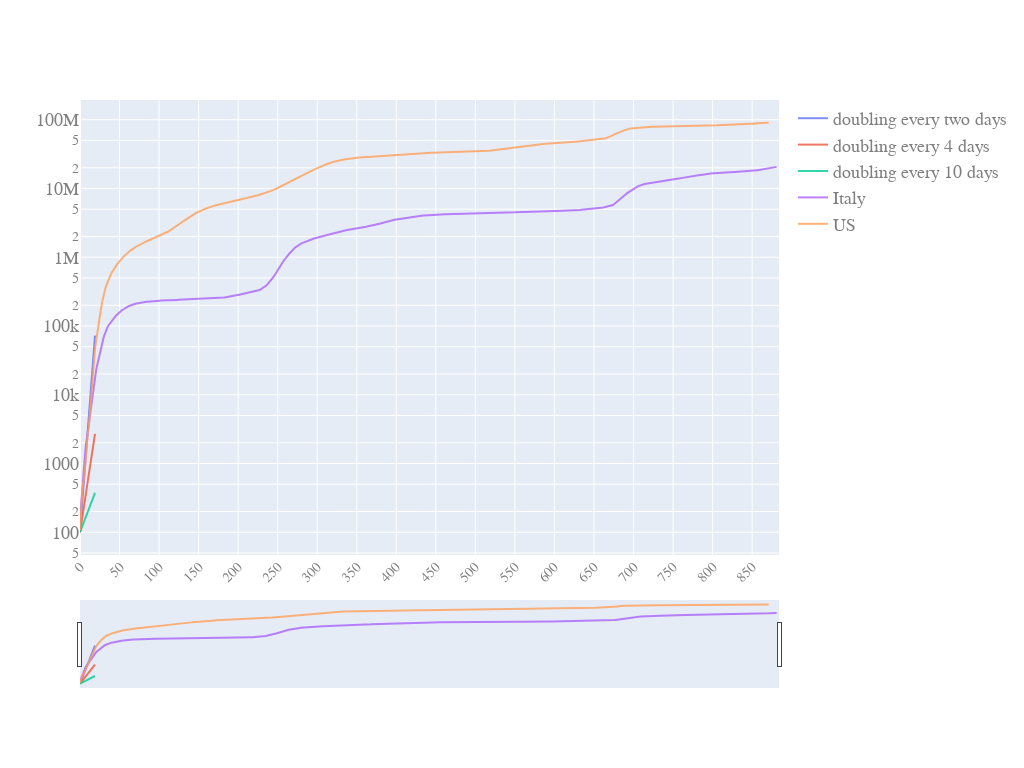

The notebook cell saved with this chart:
### Code cell
generate_plot(pd_sync_timelines_w_slope.date,
           pd_sync_timelines_w_slope.iloc[:,0:5],
           y_scale='log',
           slider=True)

### Figure 1 — Plotly figure (JSON) as saved in the notebook; plotly's stock layout.template omitted (floating-point values rounded to 4 significant figures; data arrays with more than 128 entries replaced by an {"elided": "..."} marker saying what was removed)
{"data": [{"name": "doubling every two days", "opacity": 0.8, "type": "scatter", "x": {"elided": "885 int values"}, "y": {"elided": "885 float values"}}, {"name": "doubling every 4 days", "opacity": 0.8, "type": "scatter", "x": {"elided": "885 int values"}, "y": {"elided": "885 float values"}}, {"name": "doubling every 10 days", "opacity": 0.8, "type": "scatter", "x": {"elided": "885 int values"}, "y": {"elided": "885 float values"}}, {"name": "Italy", "opacity": 0.8, "type": "scatter", "x": {"elided": "885 int values"}, "y": {"elided": "885 int values"}}, {"name": "US", "opacity": 0.8, "type": "scatter", "x": {"elided": "885 int values"}, "y": {"elided": "885 int values"}}], "layout": {"autosize": true, "font": {"color": "#7f7f7f", "family": "PT Sans, monospace", "size": 18}, "height": 768, "width": 1024, "xaxis": {"nticks": 20, "rangeslider": {"visible": true}, "tickangle": -45, "tickfont": {"color": "#7f7f7f", "size": 14}}, "yaxis": {"type": "log"}}}
